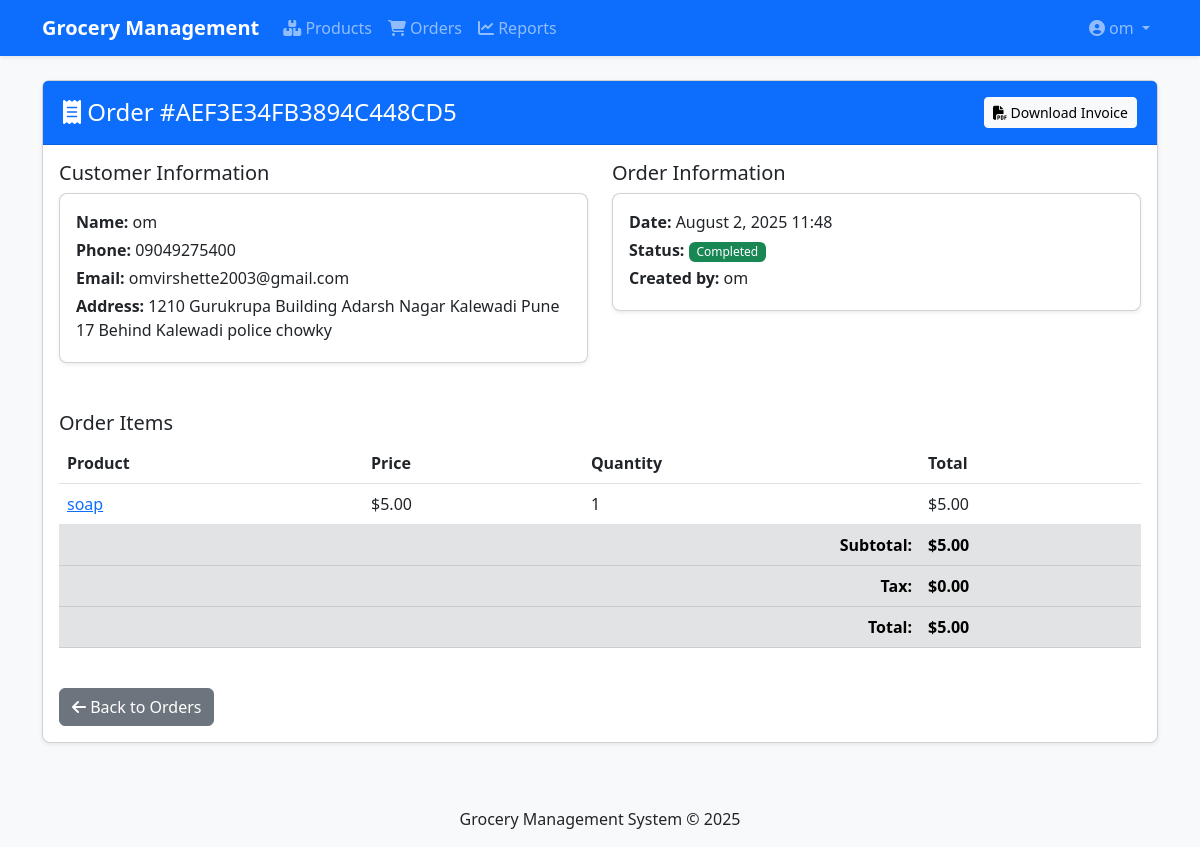
The page /orders/3/ (signed in) on the database its author committed.
### users/models.py (models this page shows, shortened)
class User(AbstractUser):
    is_admin = models.BooleanField(default=False)
    is_staff = models.BooleanField(default=False)
    phone = models.CharField(max_length=20, blank=True, null=True)
    address = models.TextField(blank=True, null=True)
    class Meta:
        verbose_name = _('user')
        verbose_name_plural = _('users')

### orders/models.py (models this page shows, shortened)
class Order(models.Model):
    ORDER_STATUS = (
        ('pending', 'Pending'),
        ('completed', 'Completed'),
        ('cancelled', 'Cancelled'),
    )
    order_number = models.CharField(max_length=20, unique=True)
    customer_name = models.CharField(max_length=100)
    customer_phone = models.CharField(max_length=20)
    customer_email = models.EmailField(blank=True)
    customer_address = models.TextField(blank=True)
    created_by = models.ForeignKey(User, on_delete=models.SET_NULL, null=True)
    created_at = models.DateTimeField(default=timezone.now)
    status = models.CharField(max_length=20, choices=ORDER_STATUS, default='pending')
    total_amount = models.DecimalField(max_digits=10, decimal_places=2, default=0)
    notes = models.TextField(blank=True)

class OrderItem(models.Model):
    order = models.ForeignKey(Order, related_name='items', on_delete=models.CASCADE)
    product = models.ForeignKey(Product, on_delete=models.CASCADE)
    quantity = models.IntegerField(validators=[MinValueValidator(1)])
    price = models.DecimalField(max_digits=10, decimal_places=2)
    total = models.DecimalField(max_digits=10, decimal_places=2)

### products/models.py (models this page shows, shortened)
class Product(models.Model):
    barcode = models.CharField(max_length=50, unique=True, blank=True)
    name = models.CharField(max_length=200)
    category = models.ForeignKey(Category, on_delete=models.SET_NULL, null=True, blank=True)
    description = models.TextField(blank=True)
    price = models.DecimalField(max_digits=10, decimal_places=2, validators=[MinValueValidator(0.01)])
    stock = models.IntegerField(validators=[MinValueValidator(0)])
    min_stock_level = models.IntegerField(default=5, validators=[MinValueValidator(0)])
    created_at = models.DateTimeField(default=timezone.now)
    updated_at = models.DateTimeField(auto_now=True)
    image = models.ImageField(upload_to='products/', blank=True, null=True)

### orders/views.py (the view)
# urls.py: path('<int:order_id>/', views.order_detail, name='order_detail'),
@login_required
def order_detail(request, order_id):
    order = get_object_or_404(Order, id=order_id)
    return render(request, 'orders/detail.html', {'order': order})

### templates/orders/detail.html (shortened to what this page needs)
{% extends 'base.html' %}
{% block content %}
<div class="card">
    <div class="card-header bg-primary text-white">
        <div class="d-flex justify-content-between align-items-center">
            <h4 class="mb-0"><i class="fas fa-receipt"></i> Order #{{ order.order_number }}</h4>
            <div>
                <a href="{% url 'orders:generate_invoice_pdf' order.id %}" class="btn btn-light btn-sm">
                    <i class="fas fa-file-pdf"></i> Download Invoice
                </a>
            </div>
        </div>
    </div>
    <div class="card-body">
        <div class="row mb-4">
            <div class="col-md-6">
                <h5>Customer Information</h5>
                <div class="card">
                    <div class="card-body">
                        <p class="mb-1"><strong>Name:</strong> {{ order.customer_name }}</p>
                        <p class="mb-1"><strong>Phone:</strong> {{ order.customer_phone }}</p>
                        {% if order.customer_email %}
                        <p class="mb-1"><strong>Email:</strong> {{ order.customer_email }}</p>
                        {% endif %}
                        {% if order.customer_address %}
                        <p class="mb-1"><strong>Address:</strong> {{ order.customer_address }}</p>
                        {% endif %}
                    </div>
                </div>
            </div>
            <div class="col-md-6">
                <h5>Order Information</h5>
                <div class="card">
                    <div class="card-body">
                        <p class="mb-1"><strong>Date:</strong> {{ order.created_at|date:"F j, Y H:i" }}</p>
                        <p class="mb-1"><strong>Status:</strong>
                            <span class="badge bg-{% if order.status == 'completed' %}success{% elif order.status == 'pending' %}warning{% else %}danger{% endif %}">
                                {{ order.get_status_display }}
                            </span>
                        </p>
                        <p class="mb-1"><strong>Created by:</strong> {{ order.created_by.username }}</p>
                    </div>
                </div>
            </div>
        </div>
        <h5>Order Items</h5>
        <div class="table-responsive">
            <table class="table table-hover">
                <thead>
                    <tr>
                        <th>Product</th>
                        <th>Price</th>
                        <th>Quantity</th>
                        <th>Total</th>
                    </tr>
                </thead>
                <tbody>
                    {% for item in order.items.all %}
                    <tr>
                        <td>
                            <a href="{% url 'products:product_detail' item.product.id %}">
                                {{ item.product.name }}
                            </a>
                        </td>
                        <td>${{ item.price }}</td>
                        <td>{{ item.quantity }}</td>
                        <td>${{ item.total }}</td>
                    </tr>
                    {% endfor %}
                </tbody>
                <tfoot class="table-secondary">
                    <tr>
                        <th colspan="3" class="text-end">Subtotal:</th>
                        <th>${{ order.total_amount }}</th>
                    </tr>
                    <tr>
                        <th colspan="3" class="text-end">Tax:</th>
                        <th>$0.00</th>
                    </tr>
                    <tr>
                        <th colspan="3" class="text-end">Total:</th>
                        <th>${{ order.total_amount }}</th>
                    </tr>
                </tfoot>
            </table>
        </div>
        <div class="d-flex justify-content-between mt-4">
            <a href="{% url 'orders:order_list' %}" class="btn btn-secondary">
                <i class="fas fa-arrow-left"></i> Back to Orders
            </a>
        </div>
    </div>
</div>
{% endblock %}

### templates/base.html (shortened to what this page needs)
<!DOCTYPE html>
<html lang="en">
<head>
    <link href="https://cdn.jsdelivr.net/npm/bootstrap@5.3.0/dist/css/bootstrap.min.css" rel="stylesheet">
    <link rel="stylesheet" href="https://cdnjs.cloudflare.com/ajax/libs/font-awesome/6.4.0/css/all.min.css">
    <link rel="stylesheet" href="/static/css/style.css">
</head>
<body>
    <nav class="navbar navbar-expand-lg navbar-dark bg-primary">
        <div class="container">
            <a class="navbar-brand" href="{% url 'dashboard' %}">Grocery Management</a>
            <div class="collapse navbar-collapse" id="navbarNav">
                <ul class="navbar-nav me-auto">
                    {% if user.is_authenticated %}
                    <li class="nav-item">
                        <a class="nav-link" href="{% url 'products:product_list' %}"><i class="fas fa-boxes"></i> Products</a>
                    </li>
                    <li class="nav-item">
                        <a class="nav-link" href="{% url 'orders:order_list' %}"><i class="fas fa-shopping-cart"></i> Orders</a>
                    </li>
                    <li class="nav-item">
                        <a class="nav-link" href="{% url 'reports:sales_report' %}"><i class="fas fa-chart-line"></i> Reports</a>
                    </li>
                    {% endif %}
                </ul>
                <ul class="navbar-nav">
                    {% if user.is_authenticated %}
                    <li class="nav-item dropdown">
                        <a class="nav-link dropdown-toggle" href="#" id="navbarDropdown" role="button" data-bs-toggle="dropdown">
                            <i class="fas fa-user-circle"></i> {{ user.username }}
                        </a>
                    </li>
                    {% else %}
                    <li class="nav-item">
                        <a class="nav-link" href="{% url 'login' %}"><i class="fas fa-sign-in-alt"></i> Login</a>
                    </li>
                    {% endif %}
                </ul>
            </div>
        </div>
    </nav>
    <div class="container mt-4">
        {% block content %}{% endblock %}
    </div>
    <footer class="mt-5 py-3 bg-light">
        <div class="container text-center">
            <p class="mb-0">Grocery Management System &copy; {% now "Y" %}</p>
        </div>
    </footer>
</body>
</html>

### static/css/style.css (style rules this page uses)
body { background-color: #f8f9fa; font-family: 'Segoe UI', Tahoma, Geneva, Verdana, sans-serif; }
.card { border-radius: 0.5rem; box-shadow: 0 0.125rem 0.25rem rgba(0, 0, 0, 0.075); margin-bottom: 1.5rem; }
.card-header { border-bottom: 1px solid rgba(0, 0, 0, 0.125); padding: 1rem 1.25rem; background-color: #f8f9fa; }
.table-responsive { overflow-x: auto; }
.navbar { box-shadow: 0 0.125rem 0.25rem rgba(0, 0, 0, 0.075); }
.navbar-brand { font-weight: 600; }
.badge { font-weight: 500; padding: 0.35em 0.65em; }

### rows shown on the page
User: username "om"
Order: order_number "AEF3E34FB3894C448CD5", customer_name "om", customer_phone "09049275400", customer_email "omvirshette2003@gmail.com", customer_address "1210 Gurukrupa Building Adarsh Nagar Kalewadi Pune 17 Behind Kalewadi police chowky", created_at "August 2, 2025 11:48", status "Completed", created_by.username "om", total_amount "5.00"
OrderItem: product.name "soap", price "5.00", quantity "1", total "5.00"
